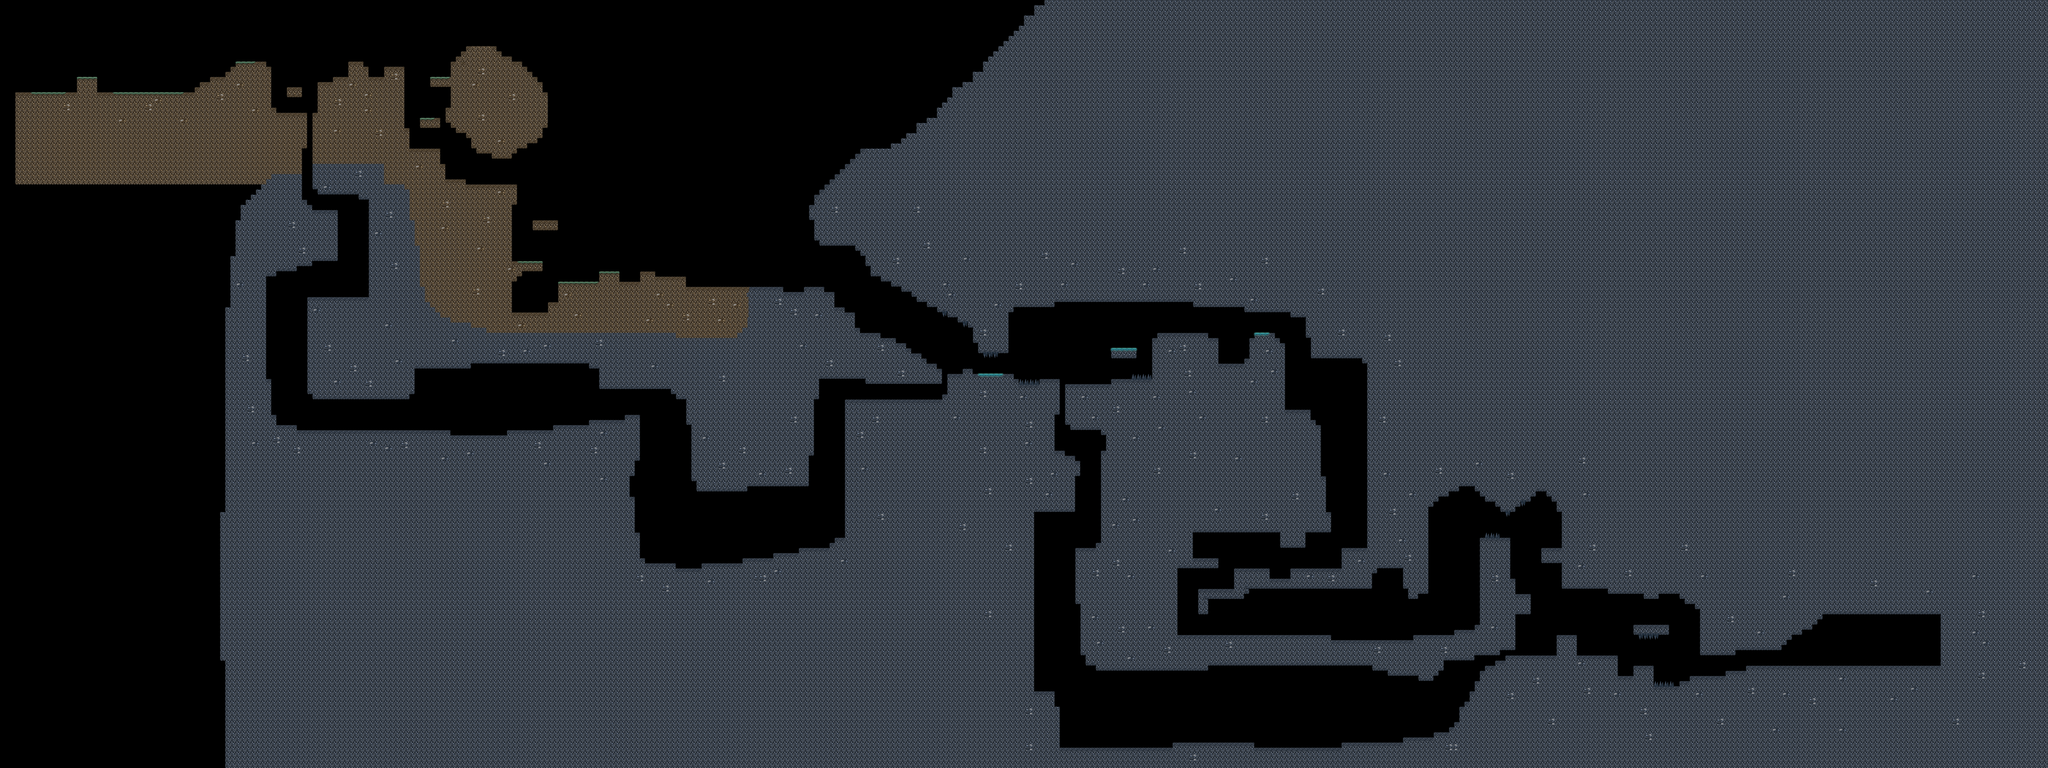

Rendered tile map (Tiled .tmx) drawn with the repository's tilesets; below, a short description and the map source with its tile grids summarised:
An orthogonal 400x150 tile map with 25x25 px tiles, 1 tile layer (ground), 9 hidden layers not drawn, 5 tilesets.

<map version="1.0" orientation="orthogonal" renderorder="right-down" width="400" height="150" tilewidth="25" tileheight="25" nextobjectid="1">
 <tileset firstgid="1" name="tileset" tilewidth="25" tileheight="25" tilecount="54" columns="9">
  <image source="tileset.png" width="225" height="150" />
 </tileset>
 <tileset firstgid="55" name="cave tileset" tilewidth="25" tileheight="25" tilecount="54" columns="9">
  <image source="cave tileset.png" width="225" height="150" />
 </tileset>
 <tileset firstgid="109" name="cave glow tileset" tilewidth="25" tileheight="25" tilecount="66" columns="11">
  <image source="cave glow tileset.png" width="275" height="150" />
 </tileset>
 <tileset firstgid="175" name="misc tileset" tilewidth="25" tileheight="25" tilecount="10" columns="5">
  <image source="misc tileset.png" width="125" height="50" />
 </tileset>
 <tileset firstgid="185" name="bubbles" tilewidth="25" tileheight="25" tilecount="1" columns="1">
  <image source="bubbles.png" width="25" height="25" />
 </tileset>
 <imagelayer name="Image Layer 1" visible="0" opacity="0.27" offsetx="12" offsety="12">
  <image source="map test 2.png" width="2100" height="3740" />
 </imagelayer>
 <imagelayer name="Image Layer 2" visible="0" opacity="0.27" offsetx="2112" offsety="12">
  <image source="map test 3.png" width="2580" height="3740" />
 </imagelayer>
 <imagelayer name="Image Layer 3" visible="0" opacity="0.27" offsetx="4692" offsety="12">
  <image source="map test 4.png" width="2400" height="3740" />
 </imagelayer>
 <imagelayer name="Image Layer 4" visible="0" opacity="0.27" offsetx="7092" offsety="12">
  <image source="map test 5.png" width="2448" height="3740" />
 </imagelayer>
 <layer name="Tile Layer 5" width="400" height="150" visible="0" opacity="0.32">
  <data>[60000 cells, 52913 non-empty, 19 distinct tile ids]</data>
 </layer>
 <layer name="Tile Layer 3" width="400" height="150" visible="0">
  <data>[60000 cells, 8477 non-empty, 2 distinct tile ids]</data>
 </layer>
 <layer name="ground" width="400" height="150">
  <data>[60000 cells, 42155 non-empty, 80 distinct tile ids]</data>
 </layer>
 <layer name="water" width="400" height="150" visible="0" opacity="0.57">
  <data>[60000 cells, 12094 non-empty, 3 distinct tile ids]</data>
 </layer>
 <layer name="water surface" width="400" height="150" visible="0">
  <data>[60000 cells, 50 non-empty, 6 distinct tile ids]</data>
 </layer>
 <layer name="Tile Layer 6" width="400" height="150" visible="0">
  <data>[60000 cells, 116 non-empty, 1 distinct tile ids]</data>
 </layer>
</map>
